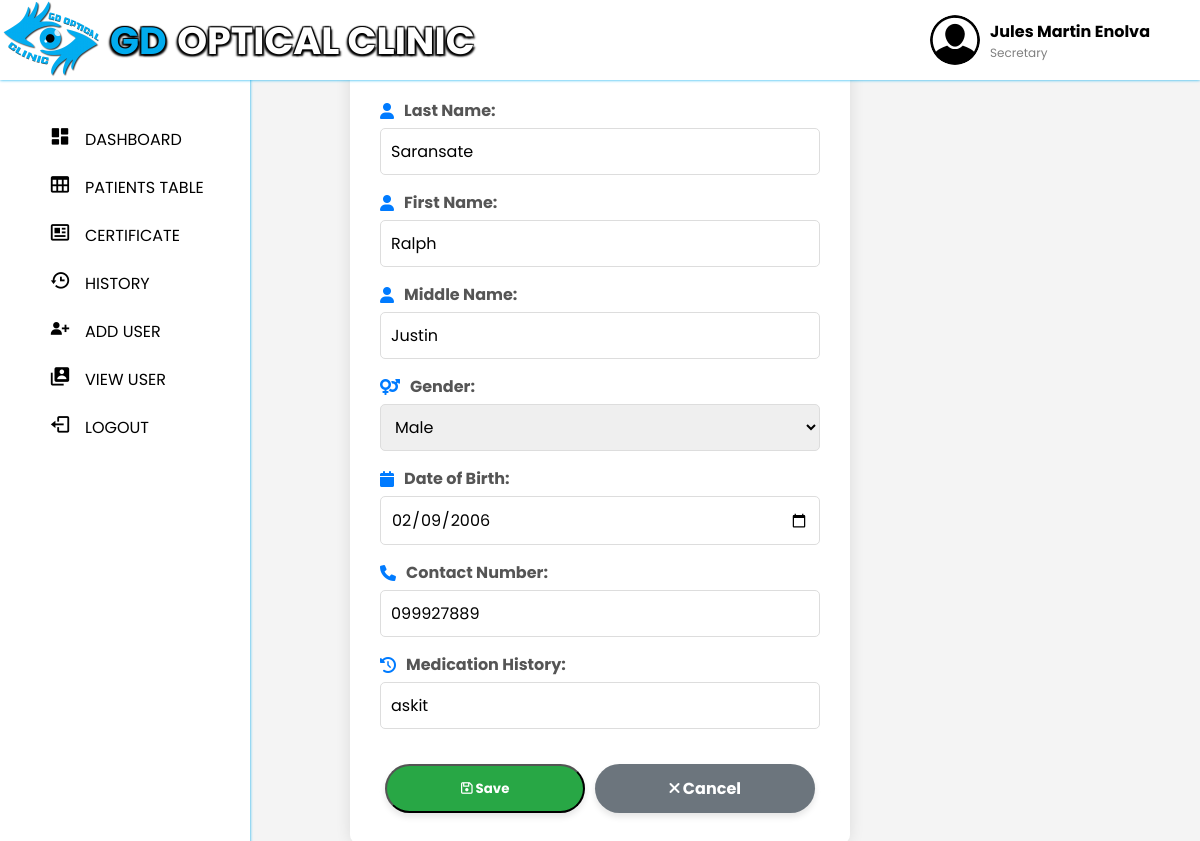
The page /doctor_edit.php?id=3 (signed in) on the database its author committed.
### tables this page shows
CREATE TABLE `accounts` (
  `accounts_id` int(11) NOT NULL,
  `username` varchar(50) NOT NULL,
  `password` varchar(255) NOT NULL,
  `fullname` varchar(100) NOT NULL,
  `gender` enum('male','female','other') NOT NULL,
  `birthdate` date NOT NULL,
  `address` varchar(255) NOT NULL,
  `contact_number` varchar(20) NOT NULL,
  `account_type` enum('doctor','secretary') NOT NULL DEFAULT 'secretary'
);

CREATE TABLE `patients` (
  `patients_id` int(6) NOT NULL,
  `first_name` varchar(255) NOT NULL,
  `last_name` varchar(255) NOT NULL,
  `middle_name` varchar(255) DEFAULT NULL,
  `address` varchar(255) NOT NULL,
  `medication_history` text DEFAULT NULL,
  `date_of_birth` date NOT NULL,
  `gender` varchar(10) NOT NULL,
  `contact_no` varchar(15) NOT NULL,
  `date_added` timestamp NOT NULL DEFAULT current_timestamp() ON UPDATE current_timestamp()
);

### doctor_edit.php (the view, shortened to what this page needs)
<?php
include('doctor_homepage.php');
include('db.php');
$id = intval($_GET['id']);
$sql = "SELECT * FROM patients WHERE patients_id = $id";
$result = $conn->query($sql);
if ($result->num_rows > 0) {
    $row = $result->fetch_assoc();
} else {
    echo "No record found.";
    exit;
}
?>
<!DOCTYPE html>
<html lang="en">
<head>
    <link rel="stylesheet" href="css/doctor_edit.css">
    <link rel="stylesheet" href="https://cdnjs.cloudflare.com/ajax/libs/font-awesome/6.0.0-beta3/css/all.min.css">
</head>
<body>
    <div class="container">
        <h2>Edit Patient Details</h2>
        <form method="POST" action="">
            <div class="form-group">
                <label for="last_name"><i class="fa fa-user"></i> Last Name:</label>
                <input type="text" id="last_name" name="last_name" value="<?php echo htmlspecialchars($row['last_name']); ?>" required>
            </div>
            <div class="form-group">
                <label for="first_name"><i class="fa fa-user"></i> First Name:</label>
                <input type="text" id="first_name" name="first_name" value="<?php echo htmlspecialchars($row['first_name']); ?>" required>
            </div>
            <div class="form-group">
                <label for="middle_name"><i class="fa fa-user"></i> Middle Name:</label>
                <input type="text" id="middle_name" name="middle_name" value="<?php echo htmlspecialchars($row['middle_name']); ?>" required>
            </div>
            <div class="form-group">
                <label for="gender"><i class="fa fa-venus-mars"></i> Gender:</label>
                <select id="gender" name="gender" required>
                    <option value="Male" <?php echo ($row['gender'] == 'Male') ? 'selected' : ''; ?>>Male</option>
                </select>
            </div>
            <div class="form-group">
                <label for="date_of_birth"><i class="fa fa-calendar"></i> Date of Birth:</label>
                <input type="date" id="date_of_birth" name="date_of_birth" value="<?php echo htmlspecialchars($row['date_of_birth']); ?>" required>
            </div>
            <div class="form-group">
            <label for="contact_no"><i class="fa fa-phone"></i> Contact Number:</label>
            <input type="text" id="contact_no" name="contact_no" value="<?php echo htmlspecialchars($row['contact_no']); ?>"
                pattern="\d{11}" maxlength="11" required title="Contact number must be exactly 11 digits">
              </div>
            <div class="form-group">
                <label for="medication_history"><i class="fa fa-history"></i> Medication History:</label>
                <input type="text" id="medication_history" name="medication_history" value="<?php echo htmlspecialchars($row['medication_history']); ?>" required>
            </div>
            <div class="action-buttons">
                <button type="submit" class="action-btn save-btn" onclick="return alert('Record updated successfuly')"><i class="fa fa-save"></i> Save</button>
                <a href="doctor_view.php?id=<?php echo $row['patients_id']; ?>" class="action-btn cancel-btn"><i class="fa fa-times"></i> Cancel</a>
            </div>
        </form>
    </div>
</body>
</html>

### doctor_homepage.php (shortened to what this page needs)
<?php
include 'db.php';
$user_fullname = '';
$user_role = '';
if (isset($_SESSION['username'])) {
    $username = $_SESSION['username'];
    $sql = "SELECT fullname, account_type FROM accounts WHERE username='$username'";
    $result = $conn->query($sql);
    if ($result->num_rows == 1) {
        $row = $result->fetch_assoc();
        $user_fullname = $row['fullname'];
        $user_role = $row['account_type'];
    }
} else {
    header("Location: login.php");
    exit();
}
?>
<!DOCTYPE html>
<html lang="en">
  <head>
    <link href="https://unpkg.com/boxicons@2.1.4/css/boxicons.min.css" rel="stylesheet" />
    <link rel="stylesheet" href="https://cdnjs.cloudflare.com/ajax/libs/font-awesome/5.15.4/css/all.min.css"/>
    <link rel="stylesheet" href="css/style.css" />
  </head>
  <body>
  <div class="user-info">
            <img src="images/user-icon.png" alt="User Icon" class="user-icon">
            <div class="user-details">
                <span class="name"><?php echo $user_fullname; ?></span>
                <span class="role"><?php echo ucfirst($user_role); ?></span>
            </div>
        </div>
    <nav class="navbar">
      <div class="logo-container">
          <img src="images/logo.png" alt="Logo">
      </div>
      <div class="text-container">
          <h2 class="text"><span class="highlight">GD</span> <span class="white-text">OPTICAL CLINIC</span></h2>
      </div>
     </nav>
     <nav class="sidebar">
      <div class="menu_content">
        <ul class="menu_items">
          <li class="item">
            <a href="doctor_dashboard.php" class="nav_link submenu_item">
              <span class="navlink_icon">
                <i class='bx bxs-dashboard'></i>
              </span>
              <span class="navlink">DASHBOARD</span>
            </a>
          </li>
          <li class="item">
            <a href="doctor_table.php" class="nav_link submenu_item">
              <span class="navlink_icon">
                <i class='bx bx-table' ></i>
              </span>
              <span class="navlink">PATIENTS TABLE</span>
            </a>
          </li>
          <li class="item">
            <a href="doctor_certificate.php" class="nav_link submenu_item">
              <span class="navlink_icon">
                <i class='bx bx-news' ></i>
              </span>
              <span class="navlink">CERTIFICATE</span>
            </a>
          </li>
          <li class="item">
            <a href="doctor_history.php" class="nav_link submenu_item">
              <span class="navlink_icon">
                <i class='bx bx-history' ></i>
              </span>
              <span class="navlink">HISTORY</span>
            </a>
          </li>
          <li class="item">
            <a href="add_user_secretary.php" class="nav_link submenu_item">
              <span class="navlink_icon">
                <i class='bx bxs-user-plus' ></i>
              </span>
              <span class="navlink">ADD USER</span>
            </a>
          </li>
          <li class="item">
            <a href="doctor_users.php" class="nav_link submenu_item">
              <span class="navlink_icon">
                <i class='bx bxs-user-account' ></i>
              </span>
              <span class="navlink">VIEW USER</span>
            </a>
          </li>
          <li class="item">
            <a href="gdopticalclinic.php" class="nav_link submenu_item">
              <span class="navlink_icon">
              <i class='bx bx-log-out' ></i>
              </span>
              <span class="navlink">LOGOUT</span>
            </a>
          </li>
    </nav>
  </body>
</html>

### css/style.css (style rules this page uses)
* { margin: 0; padding: 0; box-sizing: border-box; font-family: "Poppins", sans-serif; }
:root { --white-color: #fff; --blue-color: #4070f4; --grey-color: #707070; --grey-color-light: #aaa; }
body { background-color: #e7f2fd; transition: all 0.5s ease; }
.navbar { position: fixed; top: 0; width: 100%; left: 0; background-color: var(--white-color); display: flex; align-items: center; justify-content: space-between; padding: 40px 0px; z-index: 1000; box-shadow: 0 0 3px #01abee; }
.logo-container { position: fixed; top: -12px; left: 2px; z-index: 1100; }
.logo-container img { width: 150px; height: auto; }
.user-info { display: flex; align-items: center; position: fixed; top: 15px; right: 50px; z-index: 1100; }
.user-icon { width: 50px; height: 50px; border-radius: 50%; margin-right: 10px; }
.user-details { display: flex; flex-direction: column; align-items: flex-start; }
.user-details .name { font-weight: bold; }
.user-details .role { font-size: 12px; color: gray; }
.navbar img { width: 100px; height: 100px; object-fit: cover; border-radius: 0%; }
.text { font-family: "Swis721 Blk BT", sans-serif; font-size: 38px; color: #01abee; text-transform: uppercase; text-shadow: -1px -1px 1px #000, 1px -1px 1px #000, -2px 2px 2px #000, 2px 2px 2px #000; }
.text-container { position: absolute; top: 12px; left: 110px; z-index: 1000; }
.highlight { color: #01abee; }
.white-text { color: #ffffff; }
body { display: flex; justify-content: center; align-items: center; height: 100vh; margin: -280px; font-family: Arial, sans-serif; background-color: #f0f2f5; overflow: hidden; }
.sidebar { background-color: var(--white-color); width: 250px; position: fixed; top: 15px; left: 0; height: 100%; padding: 100px 20px; z-index: 100; overflow-y: scroll; box-shadow: 0 0 3px #01abee; transition: all 0.5s ease; }
.menu_content { position: relative; }
.menu_items { padding: 0; list-style: none; }
.navlink_icon { position: relative; font-size: 22px; min-width: 50px; line-height: 40px; display: inline-block; text-align: center; border-radius: 6px; }
.navlink_icon::before { content: ""; position: absolute; height: 100%; width: calc(100% + 100px); left: -20px; }
.sidebar .nav_link { display: flex; align-items: center; width: 100%; padding: 4px 15px; border-radius: 8px; text-decoration: none; color: #000000; white-space: nowrap; }
.submenu_item { cursor: pointer; }

### css/doctor_edit.css (style rules this page uses)
body { font-family: Arial, sans-serif; background-color: #f4f4f4; display: flex; justify-content: center; align-items: center; height: 107vh; margin: 0; padding: 0; }
.container { background-color: #fff; padding: 30px; border-radius: 8px; box-shadow: 0 0 15px rgba(0, 0, 0, 0.1); max-width: 500px; width: 100%; }
h2 { text-align: center; margin-bottom: 20px; color: #333; }
form { display: flex; flex-direction: column; }
.form-group { margin-bottom: 15px; }
label { font-weight: bold; margin-bottom: 5px; display: flex; align-items: center; color: #555; }
label i { margin-right: 10px; color: #007bff; }
input[type="text"], input[type="date"], select { width: 100%; padding: 10px; border: 1px solid #ddd; border-radius: 5px; font-size: 16px; }
.action-buttons { display: flex; justify-content: space-between; margin-top: 20px; }
.action-btn { display: inline-block; padding: 12px 25px; color: white; text-decoration: none; border-radius: 25px; transition: background-color 0.3s, transform 0.2s; text-align: center; flex-grow: 1; margin: 0 5px; font-weight: bold; box-shadow: 0 4px 6px rgba(0, 0, 0, 0.1); }
.save-btn { background-color: #28a745; }
.cancel-btn { background-color: #6c757d; }

### rows shown on the page
accounts: fullname "Jules Martin Enolva", account_type "Secretary"
patients: last_name "Saransate", first_name "Ralph", middle_name "Justin", gender "Male", date_of_birth "02/09/2006", contact_no "099927889", medication_history "askit"
